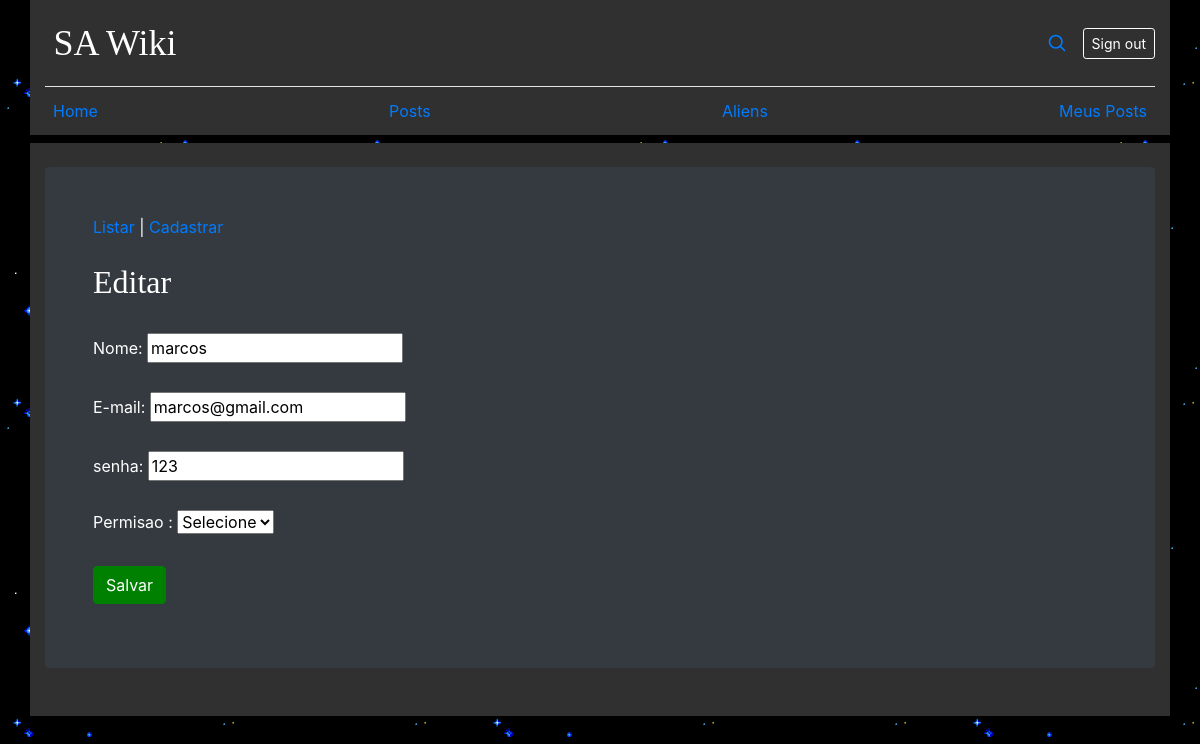
The page /projeto_10/config/editar_usuario.php?id=30 (signed in) on the database its author committed.
### tables this page shows
CREATE TABLE `usuarios` (
  `id` int(11) NOT NULL,
  `usuario` varchar(250) NOT NULL,
  `senha` varchar(250) NOT NULL,
  `email` varchar(250) NOT NULL,
  `permissao_id` int(11) NOT NULL,
  `created` datetime NOT NULL,
  `modified` datetime DEFAULT NULL
);

### projeto_10/config/editar_usuario.php (the view, shortened to what this page needs)
<?php
include_once './conexao.php';
$id = filter_input(INPUT_GET, "id", FILTER_SANITIZE_NUMBER_INT);
$query_usuario = "SELECT id, usuario, senha, email FROM usuarios WHERE id = $id LIMIT 1";
$result_usuario = $conn->prepare($query_usuario);
$result_usuario->execute();
if (($result_usuario) AND ($result_usuario->rowCount() != 0))
{
    $row_usuario = $result_usuario->fetch(PDO::FETCH_ASSOC);
}
else
{
    $_SESSION['msg'] = "<p style='color: #f00;'>Erro: Usuário não encontrado!</p>";
    header("Location: \Projeto_10\config\mostrar_usuarios.php");
    exit();
}
?>
<html lang="pt-br">
  <head>
        <link href="../bootstrap/bootstrap.min.css" rel="stylesheet">
    <link href="../css/dashboard.css" rel="stylesheet">
</head>
<body>
    <div class="container">
      <header class="blog-header lh-1 py-3">
        <div class="row flex-nowrap justify-content-between align-items-center">
          <div class="col-4 text-center">
              <a class="blog-header-logo text-white" href="../dashboard.php">SA Wiki</a>
          </div>
          <div class="col-4 d-flex justify-content-end align-items-center">
            <a class="link-secondary" href="#" aria-label="Search">
              <svg xmlns="http://www.w3.org/2000/svg" width="20" height="20" fill="none" stroke="currentColor" stroke-linecap="round" stroke-linejoin="round" stroke-width="2" class="mx-3" role="img" viewBox="0 0 24 24"><title>Search</title><circle cx="10.5" cy="10.5" r="7.5"/><path d="M21 21l-5.2-5.2"/></svg>
            </a>
            <a class="btn btn-sm btn-outline-secondary border-white text-white" href="Includes/SessionStart.php">Sign out</a>
          </div>
        </div>
      </header>
      <div class="nav-scroller py-1 mb-2">
        <nav class="nav d-flex justify-content-between">
            <a class="p-2 link-secondary" href="../adm/dashboard_adm.php">Home</a>
            <a class="p-2 link-secondary" href="../posts.php">Posts</a>
            <a class="p-2 link-secondary" href="../aliens.php">Aliens</a>
            <a class="p-2 link-secondary" href="../meus_posts.php">Meus Posts</a>
        </nav>
      </div>
    </div>
    <main class="container">
      <br>
      <div class="p-4 p-md-5 mb-4 text-white rounded bg-dark">
      <div class="col-md-6 px-0">
        <a href="mostrar_usuarios.php">Listar</a> |
        <a href="../adm/cadastrar.php">Cadastrar</a><br><br>
            <h2>Editar</h2><br>
        <?php
        $dados = filter_input_array(INPUT_POST, FILTER_DEFAULT);
        ?>
        <form id="edit-usuario" method="POST" action="">
            <label>Nome: </label>
            <input type="text" name="nome" id="nome" placeholder="Nome completo" value="<?php
            if (isset($dados['usuario']))
            {
                echo $dados['usuario'];
            }
            elseif (isset($row_usuario['usuario']))
            {
                echo $row_usuario['usuario'];
            }
            ?>" ><br><br>
            <label>E-mail: </label>
            <input type="email" name="email" id="email" placeholder="Melhor e-mail" value="<?php
                   if (isset($dados['email']))
                   {
                       echo $dados['email'];
                   }
                   elseif (isset($row_usuario['email']))
                   {
                       echo $row_usuario['email'];
                   }
                   ?>" ><br><br>
            <label>senha: </label>
            <input type="text" name="senha" id="senha" placeholder="senha" value="<?php
                   if (isset($dados['senha']))
                   {
                       echo $dados['senha'];
                   }
                   elseif (isset($row_usuario['senha']))
                   {
                       echo $row_usuario['senha'];
                   }
                   ?>" ><br><br>
            <label>Permisao :</label>
            <select name="permissao">
            <option>Selecione</option>
            </select><br><br>
            <input style="background-color: green;border-color: green" class="btn btn-primary" type="submit" value="Salvar" name="EditUsuario">
        </form>
        </div>
      </div>
      <br>
    </body>
</html>

### projeto_10/css/dashboard.css (style rules this page uses)
.blog-header { border-bottom: 1px solid #e5e5e5; }
.blog-header-logo { font-family: "Playfair Display", Georgia, "Times New Roman", serif; font-size: 2.25rem; padding-right: 210px; }
h1, h2, h3, h4, h5, h6 { color: #fff; font-family: "Playfair Display", Georgia, "Times New Roman", serif; }
body { background-image: url(fundogif.gif); background-color: #202020; }
.container { background-color: #303030; }

### rows shown on the page
usuarios: nome "marcos", email "marcos@gmail.com", senha "123"
